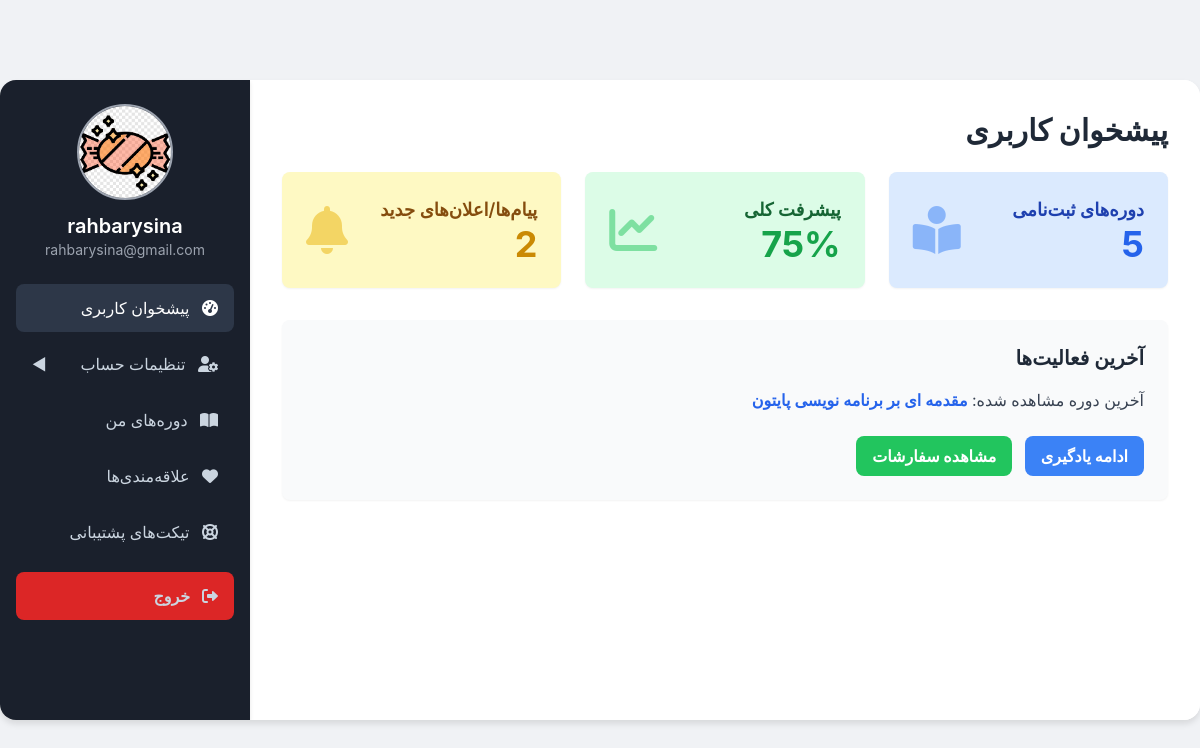
The page /profile/dashboard (signed in) on the database its author committed.
### app.py (models this page shows, shortened)
class User(db.Model, UserMixin):
    id = db.Column(db.Integer, primary_key=True)
    email = db.Column(db.String(120), unique=True, nullable=False)
    password_hash = db.Column(db.String(128), nullable=False)
    email_confirmed = db.Column(db.Boolean, default=False)
    first_name = db.Column(db.String(60), nullable=True)
    last_name = db.Column(db.String(60), nullable=True)
    bio = db.Column(db.Text, nullable=True)
    phone_number = db.Column(db.String(20), nullable=True)
    avatar_url = db.Column(db.String(120), nullable=False, default='default.png')
    is_admin = db.Column(db.Boolean, default=False, nullable=False)

### app.py (the view)
@app.route('/profile/dashboard')
@login_required
def profile_dashboard():
    total_courses = 5
    overall_progress = 75
    latest_course_title = "مقدمه ای بر برنامه نویسی پایتون"
    new_messages = 2
    return render_template('profile/dashboard.html', title='پیشخوان کاربری', total_courses=total_courses,
                           overall_progress=overall_progress, latest_course_title=latest_course_title, new_messages=new_messages)

### app.py (called while the page is built)
@login_manager.user_loader
def load_user(user_id):
    return User.query.get(int(user_id))

### templates/profile/dashboard.html
{% extends "profile/layout.html" %}
{% block profile_content %}
<div class="grid grid-cols-1 md:grid-cols-2 lg:grid-cols-3 gap-6 text-right">
    <div class="bg-blue-100 p-6 rounded-lg shadow-sm flex items-center justify-between">
        <div>
            <h3 class="text-lg font-semibold text-blue-800">دوره‌های ثبت‌نامی</h3>
            <p class="text-4xl font-bold text-blue-600">{{ total_courses }}</p>
        </div>
        <i class="fas fa-book-reader text-blue-500 text-5xl opacity-50"></i>
    </div>
    <div class="bg-green-100 p-6 rounded-lg shadow-sm flex items-center justify-between">
        <div>
            <h3 class="text-lg font-semibold text-green-800">پیشرفت کلی</h3>
            <p class="text-4xl font-bold text-green-600">{{ overall_progress }}%</p>
        </div>
        <i class="fas fa-chart-line text-green-500 text-5xl opacity-50"></i>
    </div>
    <div class="bg-yellow-100 p-6 rounded-lg shadow-sm flex items-center justify-between">
        <div>
            <h3 class="text-lg font-semibold text-yellow-800">پیام‌ها/اعلان‌های جدید</h3>
            <p class="text-4xl font-bold text-yellow-600">{{ new_messages }}</p>
        </div>
        <i class="fas fa-bell text-yellow-500 text-5xl opacity-50"></i>
    </div>
</div>
<div class="mt-8 bg-gray-50 p-6 rounded-lg shadow-sm text-right">
    <h3 class="text-xl font-semibold text-gray-800 mb-4">آخرین فعالیت‌ها</h3>
    <p class="text-gray-700 mb-2">
        آخرین دوره مشاهده شده: <span class="font-semibold text-blue-600">{{ latest_course_title }}</span>
    </p>
    <a href="{{ url_for('profile_courses') }}" class="inline-block bg-blue-500 hover:bg-blue-600 text-white font-bold py-2 px-4 rounded-lg transition duration-300 mt-4 text-decoration-none">
        ادامه یادگیری
    </a>
    <a href="{{ url_for('profile_orders') }}" class="inline-block bg-green-500 hover:bg-green-600 text-white font-bold py-2 px-4 rounded-lg transition duration-300 mt-4 mr-2 text-decoration-none">
        مشاهده سفارشات
    </a>
</div>
{% endblock %}

### templates/profile/layout.html (shortened to what this page needs)
<!DOCTYPE html>
<html lang="fa" dir="rtl">
<head>
    <script src="https://cdn.tailwindcss.com"></script>
    <link rel="stylesheet" href="{{ url_for('static', filename='css/style.css') }}">
    <link rel="stylesheet" href="{{ url_for('static', filename='css/profile.css') }}">
    <link rel="stylesheet" href="https://cdnjs.cloudflare.com/ajax/libs/font-awesome/6.0.0-beta3/css/all.min.css">
</head>
<body class="bg-f0f2f5 min-h-screen flex justify-center items-center py-8">
    <div class="profile-layout-container">
        <aside class="sidebar flex-shrink-0">
            <div class="text-center mb-6">
                <img src="{{ url_for('static', filename='profile_pics/' + current_user.avatar_url) if current_user.avatar_url else url_for('static', filename='profile_pics/default.png') }}"
                     alt="تصویر پروفایل" class="w-24 h-24 rounded-full mx-auto mb-3 object-cover border-2 border-gray-400">
                <h3 class="text-xl font-semibold text-white">{{ current_user.first_name or current_user.email.split('@')[0] }}</h3>
                <p class="text-sm text-gray-400">{{ current_user.email }}</p>
            </div>
            <nav class="sidebar-nav">
                <ul>
                    <li><a href="{{ url_for('profile_dashboard') }}" class="{% if request.path == url_for('profile_dashboard') %}active{% endif %}"><i class="fas fa-tachometer-alt ml-2"></i> پیشخوان کاربری</a></li>
                    <li class="dropdown">
                        <a href="#" class="dropdown-toggle {% if request.path == url_for('profile_edit') %}active{% endif %}" onclick="toggleDropdown(event, 'settingsDropdown')"><i class="fas fa-user-cog ml-2"></i> تنظیمات حساب</a>
                    </li>
                    <li><a href="{{ url_for('profile_courses') }}" class="{% if request.path == url_for('profile_courses') %}active{% endif %}"><i class="fas fa-book-open ml-2"></i> دوره‌های من</a></li>
                    <li><a href="{{ url_for('profile_favorites') }}" class="{% if request.path == url_for('profile_favorites') %}active{% endif %}"><i class="fas fa-heart ml-2"></i> علاقه‌مندی‌ها</a></li>
                    <li><a href="{{ url_for('profile_tickets') }}" class="{% if request.path == url_for('profile_tickets') %}active{% endif %}"><i class="fas fa-life-ring ml-2"></i> تیکت‌های پشتیبانی</a></li>
                    <li class="mt-4"><a href="{{ url_for('logout') }}" class="bg-red-600 hover:bg-red-700 text-white font-bold py-2 px-4 rounded-lg text-decoration-none transition duration-300 block text-center"><i class="fas fa-sign-out-alt ml-2"></i> خروج</a></li>
                </ul>
            </nav>
        </aside>
        <main class="main-content">
            <h1 class="text-3xl font-bold mb-6 text-gray-800 text-right">{{ title }}</h1>
            {% block profile_content %}{% endblock %}
        </main>
    </div>
</body>
</html>

### static/css/style.css (style rules this page uses)
* { box-sizing: border-box; }
body { font-family: 'Vazir', 'Inter', sans-serif; background-color: #f0f2f5; display: flex; justify-content: center; align-items: center; min-height: 100vh; margin: 0; }

### static/css/profile.css (style rules this page uses)
.profile-layout-container { display: flex; flex-direction: column; width: 100%; max-width: 1200px; min-height: 90vh; background-color: #ffffff; border-radius: 1rem; box-shadow: 0 4px 6px rgba(0, 0, 0, 0.1); overflow: hidden; margin: 1rem auto; }
@media (min-width: 768px) { .profile-layout-container { flex-direction: row-reverse; min-height: 80vh; } }
.sidebar { width: 100%; background-color: #1a202c; padding: 1.5rem 1rem; color: #ffffff; box-shadow: 0 2px 4px rgba(0, 0, 0, 0.1); }
@media (min-width: 768px) { .sidebar { width: 250px; min-height: 100%; } }
.sidebar-nav ul { list-style: none; padding: 0; margin: 0; }
.sidebar-nav li { margin-bottom: 0.5rem; }
.sidebar-nav a { display: block; padding: 0.75rem 1rem; color: #cbd5e0; text-decoration: none; border-radius: 0.5rem; transition: background-color 0.2s, color 0.2s; text-align: right; }
.sidebar-nav a:hover, .sidebar-nav a.active { background-color: #2d3748; color: #ffffff; }
.main-content { flex-grow: 1; padding: 2rem; background-color: #ffffff; min-height: 100%; }

### templates/profile/layout.html (style rules this page uses)
.dropdown-toggle::after { content: '\25c0'; margin-right: 0.5rem; float: left; transition: transform 0.2s ease-in-out; }

### rows shown on the page
User: avatar_url (placeholder picture), first_name+email "rahbarysina", email "rahbarysina@gmail.com"

### other values the page prints
{{ title }} "پیشخوان کاربری"
{{ total_courses }} "5"
{{ overall_progress }} "75"
{{ new_messages }} "2"
{{ latest_course_title }} "مقدمه ای بر برنامه نویسی پایتون"
